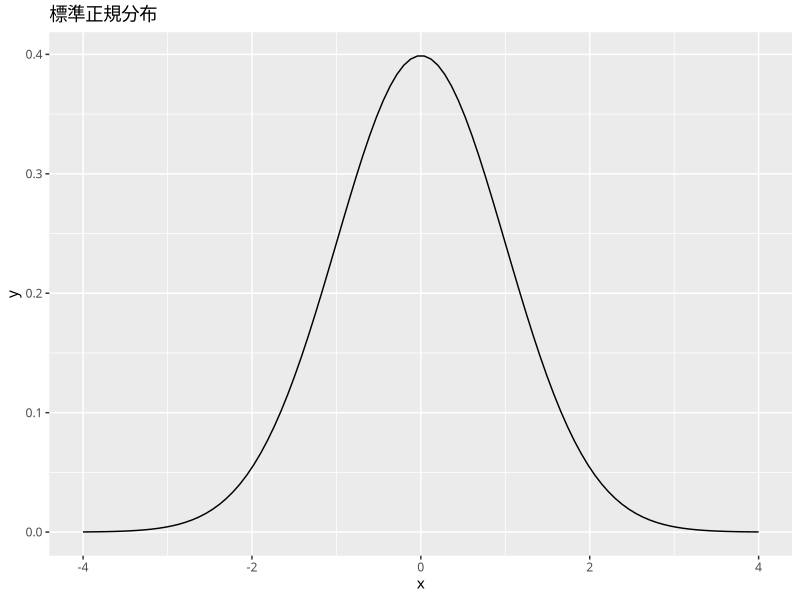
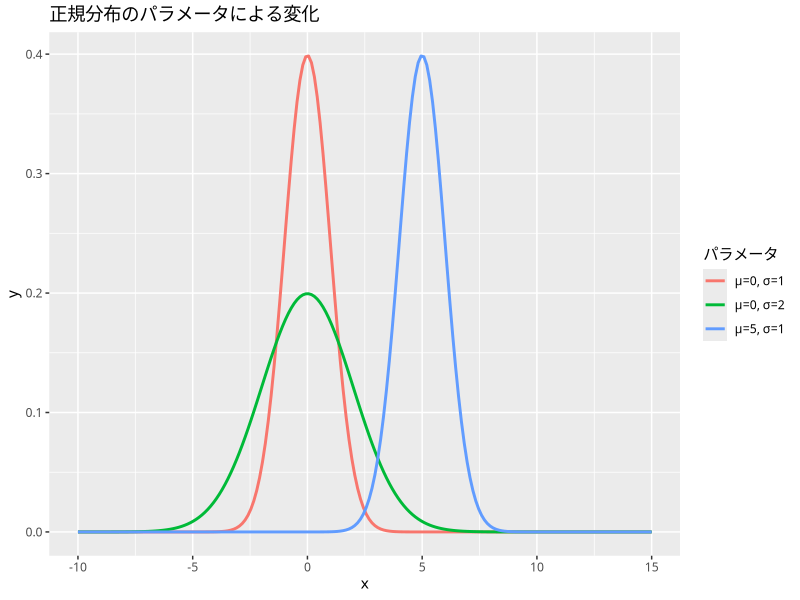
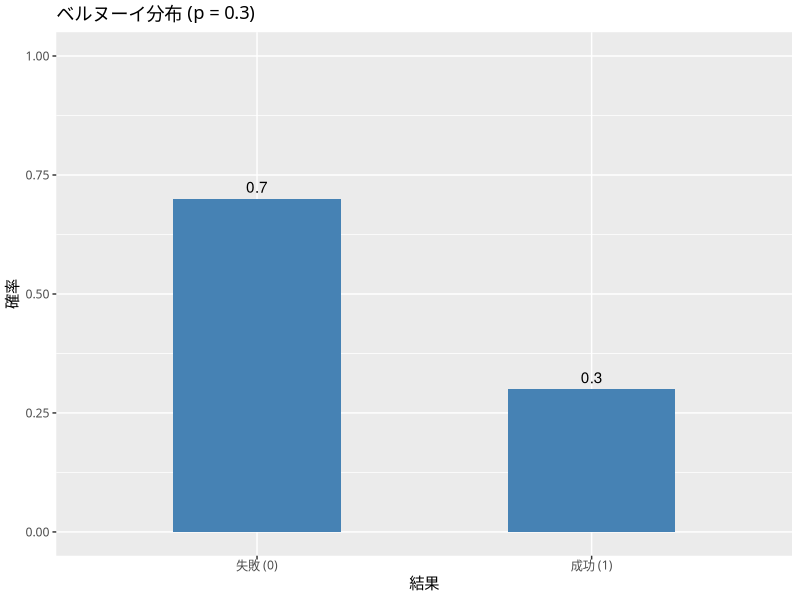
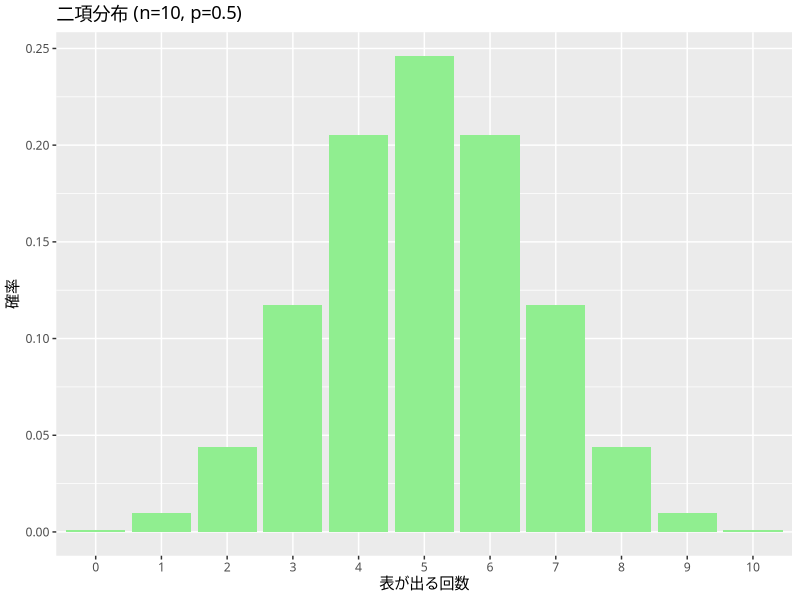
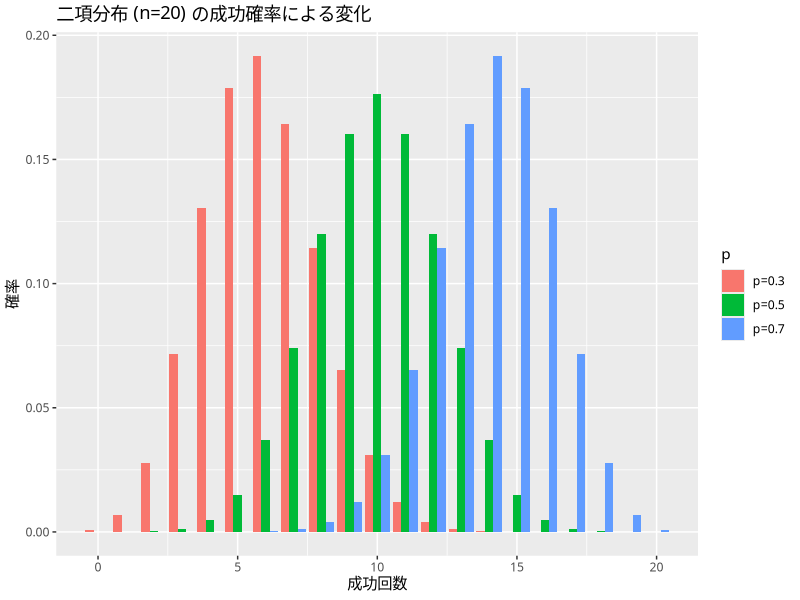
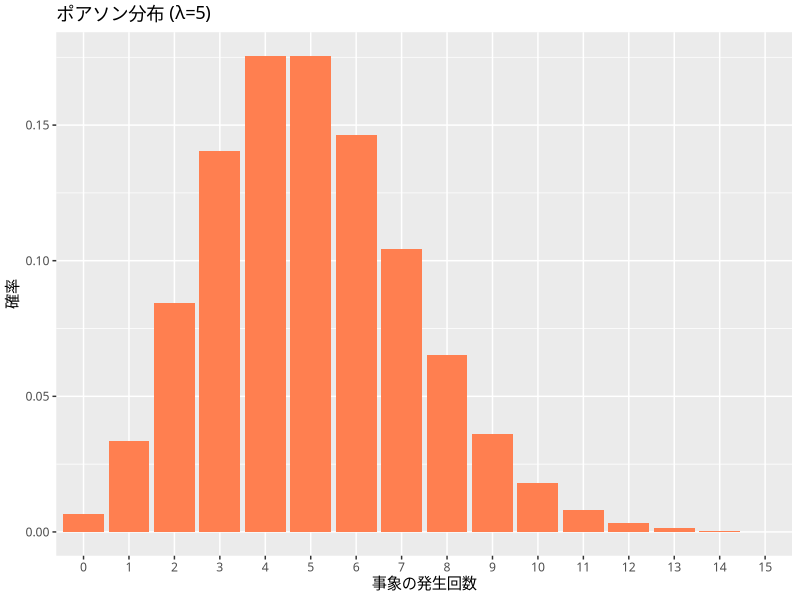
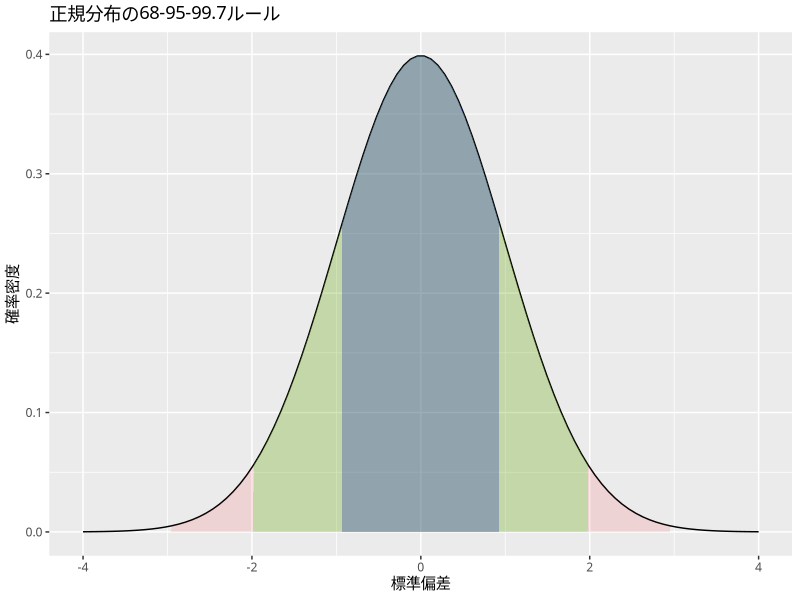

The R script that drew these images, in order:
## ---- chunk 1
library(tidyverse)

# x軸の範囲を決める {.unnumbered}
x <- seq(-4, 4, length.out = 100)
# y軸（確率密度）を計算 {.unnumbered}
y <- dnorm(x, mean = 0, sd = 1)

# データフレームにする {.unnumbered}
df <- data.frame(x, y)

# プロット {.unnumbered}
ggplot(df, aes(x = x, y = y)) +
  theme_gray(base_family = "HiraKakuProN-W3") +
  geom_line() +
  labs(title = "標準正規分布")
## ---- chunk 2
# 異なるパラメータの正規分布を比較
x <- seq(-10, 15, length.out = 200)
df_compare <- data.frame(
  x = rep(x, 3),
  y = c(dnorm(x, mean = 0, sd = 1),
        dnorm(x, mean = 5, sd = 1),
        dnorm(x, mean = 0, sd = 2)),
  type = rep(c("μ=0, σ=1", "μ=5, σ=1", "μ=0, σ=2"), each = length(x))
)

ggplot(df_compare, aes(x = x, y = y, color = type)) +
  theme_gray(base_family = "HiraKakuProN-W3") +
  geom_line(size = 1) +
  labs(title = "正規分布のパラメータによる変化", color = "パラメータ")
## ---- chunk 3
# 60点以下になる確率 {.unnumbered}
p_lower <- pnorm(60, mean = 50, sd = 10)

# 60点以上になる確率 {.unnumbered}
1 - p_lower
## ---- chunk 4
# ベルヌーイ試行のシミュレーション（表が出る確率 p = 0.5）
set.seed(123)
p <- 0.5

# 1回の試行
rbinom(1, size = 1, prob = p)  # size=1 でベルヌーイ分布

# 10回のベルヌーイ試行を実施
trials <- rbinom(10, size = 1, prob = p)
cat("10回の試行結果:", trials, "\n")
cat("成功回数:", sum(trials), "\n")
## ---- chunk 5
# ベルヌーイ分布（p = 0.3）の確率分布
p <- 0.3
x <- c(0, 1)
prob_bern <- c(1-p, p)

df_bern <- data.frame(
  x = factor(x, labels = c("失敗 (0)", "成功 (1)")),
  prob = prob_bern
)

ggplot(df_bern, aes(x = x, y = prob)) +
  theme_gray(base_family = "HiraKakuProN-W3") +
  geom_col(fill = "steelblue", width = 0.5) +
  ylim(0, 1) +
  labs(title = "ベルヌーイ分布 (p = 0.3)", 
       x = "結果", y = "確率") +
  geom_text(aes(label = round(prob, 2)), vjust = -0.5)
## ---- chunk 6
dbinom(5, size = 10, prob = 0.5)
## ---- chunk 7
x <- 0:10
prob <- dbinom(x, size = 10, prob = 0.5)
df_binom <- data.frame(x = factor(x), prob = prob)

ggplot(df_binom, aes(x = x, y = prob)) +
  theme_gray(base_family = "HiraKakuProN-W3") +
  geom_col(fill = "lightgreen") +
  labs(title = "二項分布 (n=10, p=0.5)", x = "表が出る回数", y = "確率")
## ---- chunk 8
# 成功確率が異なる場合の比較
x <- 0:20
df_binom_compare <- data.frame(
  x = rep(x, 3),
  prob = c(dbinom(x, size = 20, prob = 0.3),
           dbinom(x, size = 20, prob = 0.5),
           dbinom(x, size = 20, prob = 0.7)),
  p = rep(c("p=0.3", "p=0.5", "p=0.7"), each = length(x))
)

ggplot(df_binom_compare, aes(x = x, y = prob, fill = p)) +
  theme_gray(base_family = "HiraKakuProN-W3") +
  geom_col(position = "dodge") +
  labs(title = "二項分布 (n=20) の成功確率による変化", x = "成功回数", y = "確率")
## ---- chunk 9
n <- 10
p <- 0.5

# 理論値
cat("期待値:", n * p, "\n")
cat("分散:", n * p * (1-p), "\n")
## ---- chunk 10
# 平均5回の事象が起こるとき
x <- 0:15
prob <- dpois(x, lambda = 5)
df_pois <- data.frame(x = factor(x), prob = prob)

ggplot(df_pois, aes(x = x, y = prob)) +
  theme_gray(base_family = "HiraKakuProN-W3") +
  geom_col(fill = "coral") +
  labs(title = "ポアソン分布 (λ=5)", x = "事象の発生回数", y = "確率")
## ---- chunk 11
# 視覚的に確認
x <- seq(-4, 4, length.out = 100)
y <- dnorm(x)
df <- data.frame(x, y)

ggplot(df, aes(x = x, y = y)) +
  theme_gray(base_family = "HiraKakuProN-W3") +
  geom_line() +
  geom_area(data = filter(df, x >= -1 & x <= 1), fill = "blue", alpha = 0.3) +
  geom_area(data = filter(df, x >= -2 & x <= 2), fill = "green", alpha = 0.2) +
  geom_area(data = filter(df, x >= -3 & x <= 3), fill = "red", alpha = 0.1) +
  labs(title = "正規分布の68-95-99.7ルール", x = "標準偏差", y = "確率密度")
